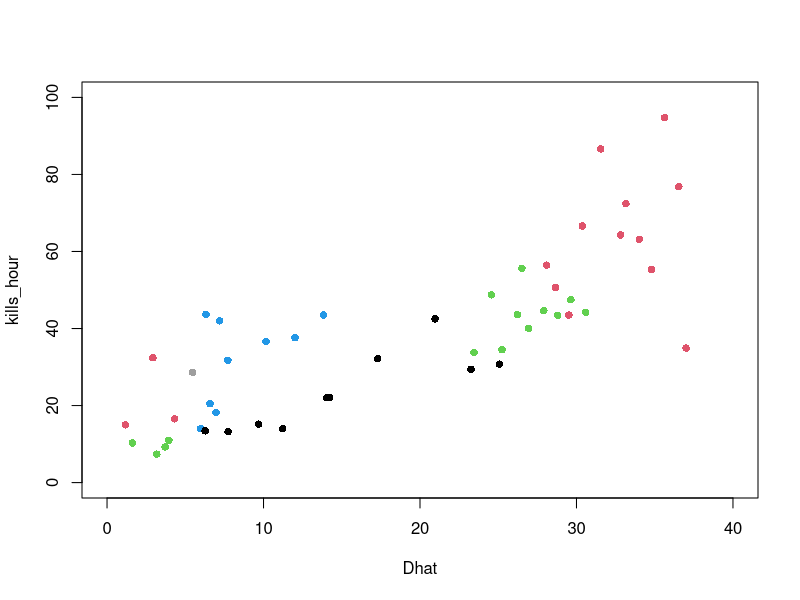
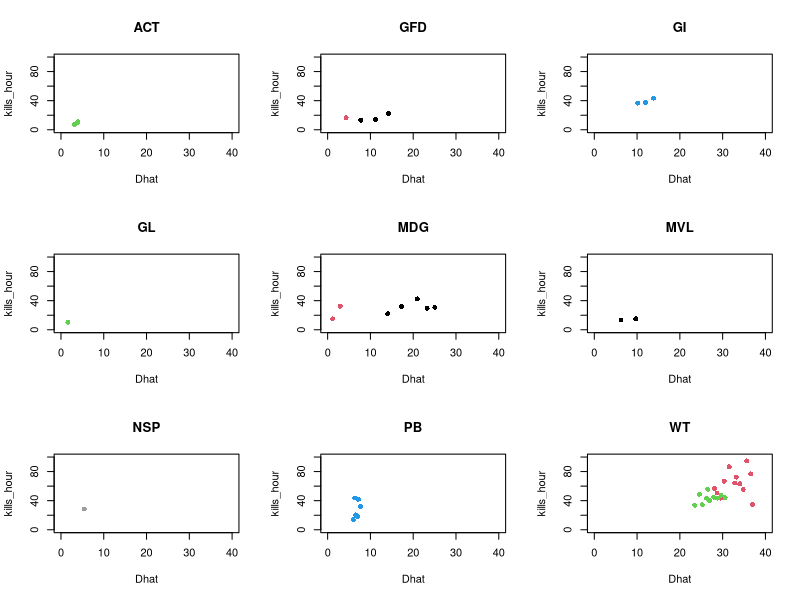

Source code (R) for these figures, in order:
################################################################################
# Filename: DataPrep.R

################################################################################

#full_shoot <- read.csv("C:/Users/cal14e/Git/RemovalEstimation/Data/full_shoot_data.csv")
full_shoot <- read.csv("./Data/full_shoot_data.csv", header=TRUE)
grouped_shoot <- read.csv("./Data/grouped_shoot_data.csv", header=TRUE)


# Plot all data
par(mfrow=c(1,1))
with(full_shoot, {
  plot(Dhat, kills_hour, xlim=c(0, 40), ylim=c(0,100), pch=16, col=year)
})


# Generate list 
shoot_lst <- split(full_shoot, list(full_shoot$site))


par(mfrow=c(3,3))
lapply(shoot_lst,
       function(x) {
         with(x,{
          plot(Dhat, kills_hour, xlim=c(0, 40), ylim=c(0,100), pch=16, col=year)
          title(unique(x$site)) 
         })
           }
       )


test <- shoot_lst[["ACT"]]


################################################################################
# Pasted 
library(tidyverse)
# Full data set, one row for each day's shooting
datFull <- read.csv("./Data/full_shoot_data.csv", header=T)
datFull$key <- gsub(" ", "_", datFull$key)

datFull <- datFull %>% mutate(key=factor(key))

# Grouped by operation
datFullGp <- read.csv("./Data/grouped_shoot_data.csv", header=T) 

# Replace space in field "key" with underbar
datFullGp$key <- gsub(" ", "_", datFullGp$key)

# add se for dhat
dhat_se <- data.frame(key = levels(factor(datFull$key))) %>%
  mutate(se_dhat = c(1.68, 5.68, 2.17, 5.13, 0.22, 11.34, 0.91, 3.35, 2.88, 2.01, 15.23, 10.58))

datFullGp <- datFullGp %>%
  left_join(dhat_se)

################################################################################
# Put together data matrices

dhat <- datFullGp$dhat
names(dhat) <- datFullGp$key

se_dhat <- datFullGp$se_dhat
names(se_dhat) <- datFullGp$key
